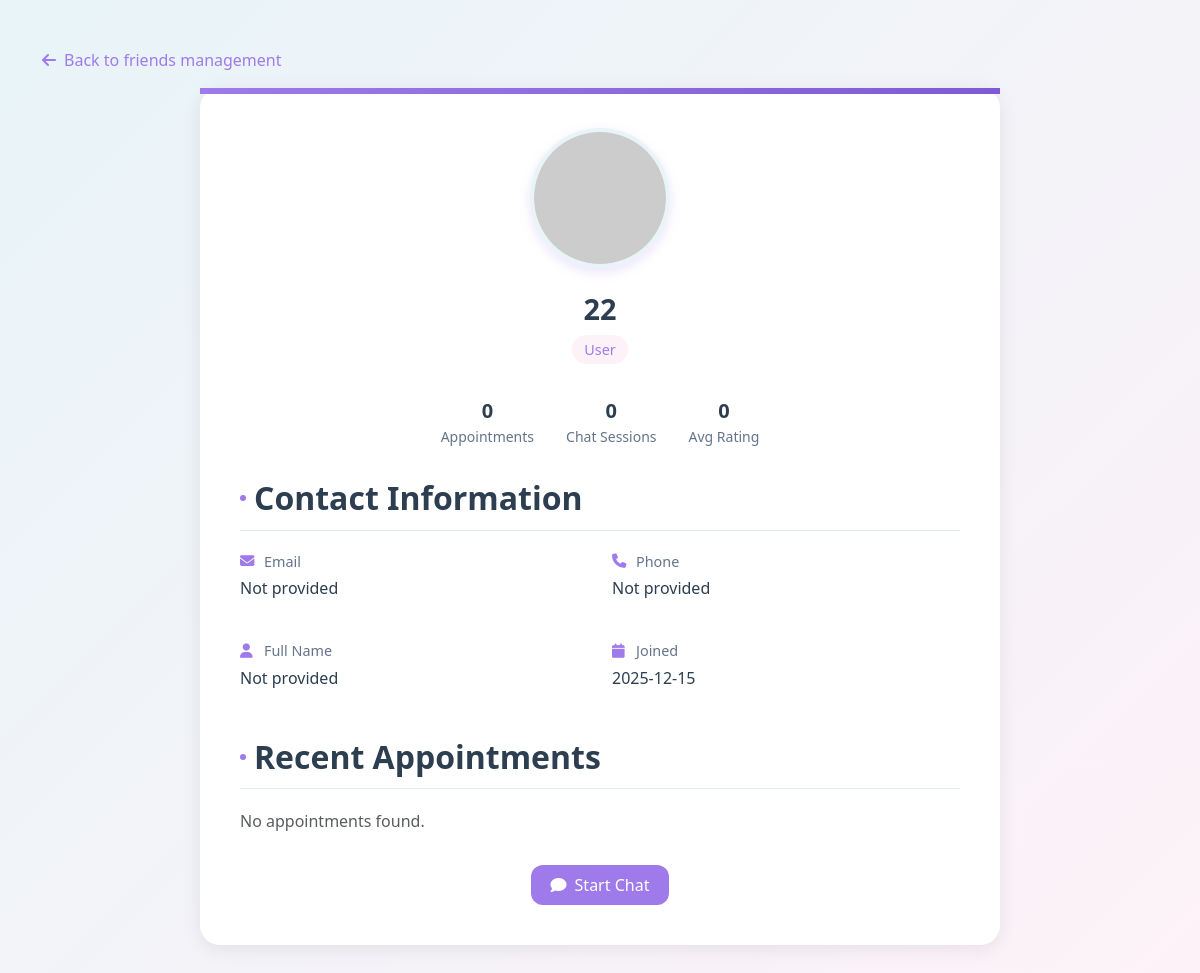
The app's page /profile?user_id=1, older data.
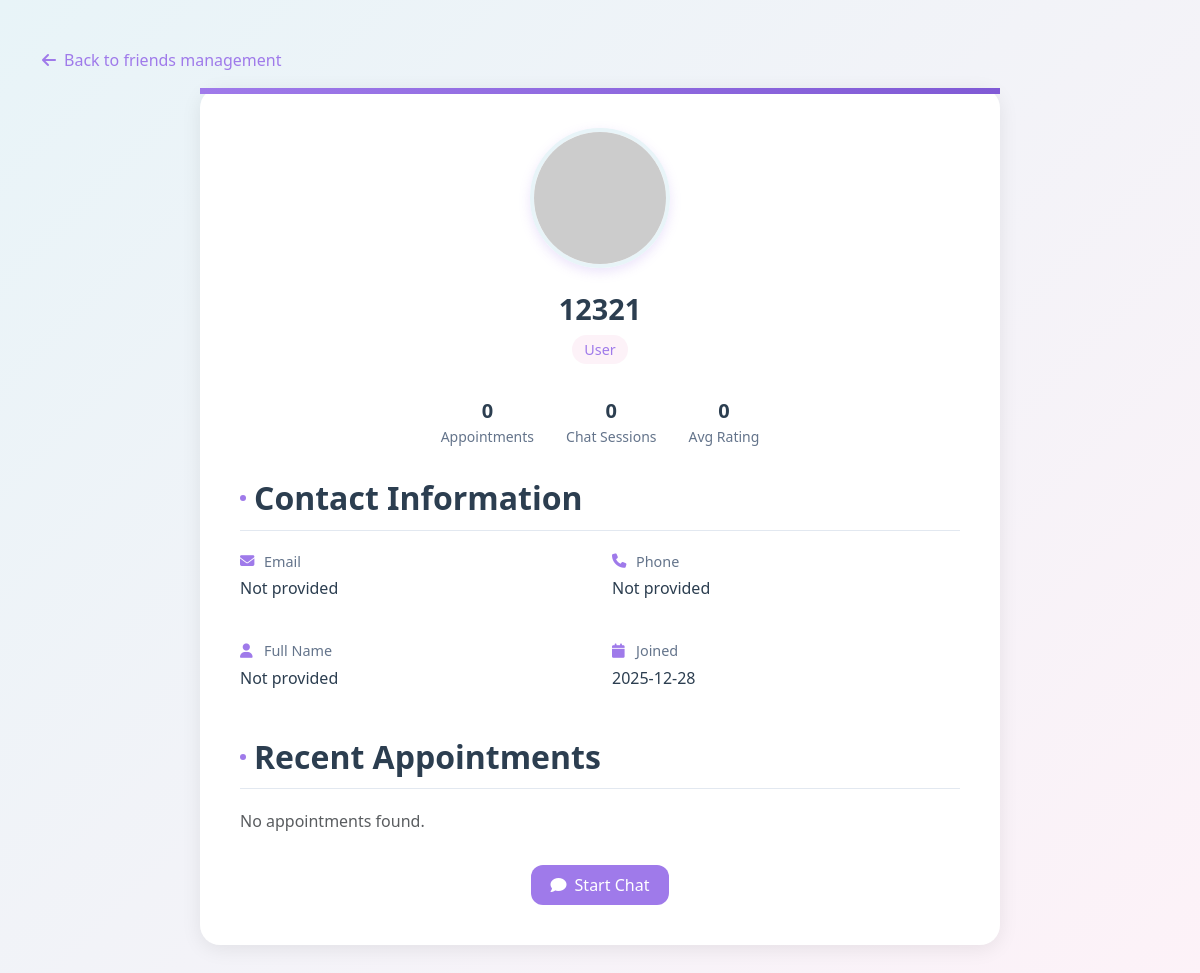
The same page, newer data.
### models.py (models this page shows, shortened)
class User(db.Model):
    __tablename__ = 'users'  # 显式指定表名（复数，避免歧义）
    id = db.Column(db.Integer, primary_key=True, autoincrement=True)
    username = db.Column(db.String(20), unique=True, nullable=False, comment='用户名（唯一）')
    password = db.Column(db.String(255), nullable=False, comment='加密后的密码')
    role = db.Column(db.String(10), nullable=False, default='user', comment='角色：admin/agent/user')
    email = db.Column(db.String(120), unique=True, nullable=True, comment='邮箱（可选，唯一）')
    phone = db.Column(db.String(11), unique=True, nullable=True, comment='手机号（可选，唯一）')
    real_name = db.Column(db.String(30), nullable=True, comment='真实姓名')
    avatar = db.Column(db.String(255), nullable=True, comment='头像URL')
    is_active = db.Column(db.Boolean, default=True, comment='是否激活（禁用/启用）')
    is_deleted = db.Column(db.Boolean, default=False, comment='软删除标记')
    created_at = db.Column(db.DateTime, default=lambda: datetime.now(UTC), comment='创建时间（UTC）')
    updated_at = db.Column(db.DateTime, default=lambda: datetime.now(UTC), onupdate=lambda: datetime.now(UTC),
                           comment='更新时间')
    last_login_at = db.Column(db.DateTime, nullable=True, comment='最后登录时间')
    initiated_chat_sessions = db.relationship(
        'ChatSession',
        foreign_keys='ChatSession.user_id',
        back_populates='initiator',
        lazy=True,
        cascade='all, delete-orphan'
    )
    handled_chat_sessions = db.relationship(
        'ChatSession',
        foreign_keys='ChatSession.agent_id',
        back_populates='handler',
        lazy=True,
        cascade='all, delete-orphan'
    )
    applied_appointments = db.relationship(
        'Appointment',
        foreign_keys='Appointment.user_id',
        back_populates='applicant',
        lazy=True
    )
    assigned_appointments = db.relationship(
        'Appointment',
        foreign_keys='Appointment.agent_id',
        back_populates='assigned_agent',
        lazy=True
    )
    friend_requests_sent = db.relationship(
        'FriendRelation',
        foreign_keys='FriendRelation.user_id',
        back_populates='user',
        lazy='dynamic',
        cascade='all, delete-orphan'
    )
    friend_requests_received = db.relationship(
        'FriendRelation',
        foreign_keys='FriendRelation.friend_id',
        back_populates='friend',
        lazy='dynamic',
        cascade='all, delete-orphan'
    )

### routes.py (the view)
    @app.route('/profile')
    def profile():
        user_id = request.args.get('user_id')
        if not user_id:
            flash('User ID is required', 'error')
            return redirect(url_for('dashboard'))
        user = User.query.get(user_id)
        if not user:
            flash('User not found', 'error')
            return redirect(url_for('dashboard'))
        return render_template('profile.html', user=user)

### templates/profile.html (shortened to what this page needs)
<!DOCTYPE html>
<html lang="en">
<head>
    <link href="https://cdn.jsdelivr.net/npm/bootstrap@5.3.0/dist/css/bootstrap.min.css" rel="stylesheet">
    <link rel="stylesheet" href="https://cdnjs.cloudflare.com/ajax/libs/font-awesome/6.4.0/css/all.min.css">
</head>
<body>
    <div class="container">
        <a href="/friends_management" class="back-link">
            <i class="fas fa-arrow-left"></i> Back to friends management
        </a>
        <div class="profile-card">
            <div class="profile-header">
                <div class="avatar-container">
                    <img src="{{ user.avatar or 'https://via.placeholder.com/140?text=No+Avatar' }}"
                         alt="{{ user.username }}'s avatar"
                         class="avatar-img">
                </div>
                <h1 class="profile-name">{{ user.username }}</h1>
                <span class="profile-role">{{ user.role | title }}</span>
                <div class="profile-stats">
                    <div class="stat-item">
                        <div class="stat-value">{{ user.appointments | length }}</div>
                        <div class="stat-label">Appointments</div>
                    </div>
                    <div class="stat-item">
                        <div class="stat-value">{{ user.chat_sessions | length }}</div>
                        <div class="stat-label">Chat Sessions</div>
                    </div>
                    <div class="stat-item">
                        <div class="stat-value">
                            {% if user.appointments | selectattr("rating") | list | length > 0 %}
                                {{ (user.appointments | selectattr("rating") | map(attribute="rating") | sum / user.appointments | selectattr("rating") | list | length) | round(1) }}
                            {% else %}
                                0
                            {% endif %}
                        </div>
                        <div class="stat-label">Avg Rating</div>
                    </div>
                </div>
            </div>
            <div class="profile-details">
                <h2 class="section-title">Contact Information</h2>
                <div class="info-grid">
                    <div class="info-item">
                        <div class="info-label"><i class="fas fa-envelope"></i> Email</div>
                        <div class="info-value">{{ user.email or 'Not provided' }}</div>
                    </div>
                    <div class="info-item">
                        <div class="info-label"><i class="fas fa-phone"></i> Phone</div>
                        <div class="info-value">{{ user.phone or 'Not provided' }}</div>
                    </div>
                    <div class="info-item">
                        <div class="info-label"><i class="fas fa-user"></i> Full Name</div>
                        <div class="info-value">{{ user.real_name or 'Not provided' }}</div>
                    </div>
                    <div class="info-item">
                        <div class="info-label"><i class="fas fa-calendar"></i> Joined</div>
                        <div class="info-value">{{ user.created_at.strftime('%Y-%m-%d') }}</div>
                    </div>
                </div>
                <h2 class="section-title">Recent Appointments</h2>
                <div class="appointments-list">
                    {% if user.appointments %}
                        {% for appt in user.appointments | sort(attribute='date', reverse=true) | slice(3) %}
                            <div class="appointment-item">
                                <div class="appointment-service">
                                    {{ appt.service.name if appt.service else 'Service deleted' }}
                                </div>
                                <div class="appointment-date">
                                    {{ appt.date.strftime('%Y-%m-%d %H:%M') }}
                                    <span class="badge bg-secondary ms-2">{{ appt.status }}</span>
                                </div>
                                {% if appt.rating %}
                                    <div class="appointment-rating">
                                        {% for i in range(5) %}
                                            <i class="fas fa-star{% if i >= appt.rating %} fa-star-o{% endif %}"></i>
                                        {% endfor %}
                                    </div>
                                {% endif %}
                            </div>
                        {% endfor %}
                    {% else %}
                        <p class="text-muted">No appointments found.</p>
                    {% endif %}
                </div>
                <div class="action-buttons">
                    <a href="/start_chat?user_id={{ user.id }}" class="btn-action">
                        <i class="fas fa-comment"></i> Start Chat
                    </a>
                </div>
            </div>
        </div>
    </div>
</body>
</html>

### templates/profile.html (style rules this page uses)
:root { --accent: #9F7AEA; --accent-light: #E8F4F8; --accent-secondary: #FDF2F8; --text-main: #4A5568; --text-dark: #2c3e50; --shadow-soft: 0 4px 20px rgba(0, 0, 0, 0.08); }
body { background: linear-gradient(135deg, var(--accent-light) 0%, var(--accent-secondary) 100%); min-height: 100vh; padding-top: 3rem; padding-bottom: 3rem; color: var(--text-main); }
.profile-card { background-color: #ffffff; border-radius: 20px; box-shadow: var(--shadow-soft); padding: 2.5rem; max-width: 800px; width: 100%; margin: 0 auto; position: relative; }
.profile-card::before { content: ""; position: absolute; top: 0; left: 0; width: 100%; height: 6px; background: linear-gradient(90deg, var(--accent), #805AD5); }
.profile-header { display: flex; flex-direction: column; align-items: center; margin-bottom: 2rem; text-align: center; }
.avatar-container { width: 140px; height: 140px; border-radius: 50%; overflow: hidden; border: 4px solid var(--accent-light); margin-bottom: 1.5rem; box-shadow: 0 4px 12px rgba(159, 122, 234, 0.2); }
.avatar-img { width: 100%; height: 100%; object-fit: cover; transition: transform 0.3s ease; }
.profile-name { font-size: 1.8rem; font-weight: 600; color: var(--text-dark); margin-bottom: 0.5rem; }
.profile-role { display: inline-block; background-color: var(--accent-secondary); color: var(--accent); padding: 0.25rem 0.75rem; border-radius: 20px; font-size: 0.9rem; font-weight: 500; margin-bottom: 1rem; }
.profile-stats { display: flex; gap: 2rem; margin-top: 1rem; }
.stat-item { text-align: center; }
.stat-value { font-weight: 600; color: var(--text-dark); font-size: 1.25rem; }
.stat-label { font-size: 0.875rem; color: #64748B; }
.section-title { font-weight: 600; color: var(--text-dark); margin-bottom: 1.25rem; padding-bottom: 0.75rem; border-bottom: 1px solid #E2E8F0; display: flex; align-items: center; gap: 0.5rem; }
.section-title::before { content: ""; width: 6px; height: 6px; border-radius: 50%; background-color: var(--accent); }
.info-grid { display: grid; grid-template-columns: 1fr 1fr; gap: 1.5rem; margin-bottom: 2rem; }
.info-item { margin-bottom: 1rem; }
.info-label { font-size: 0.9rem; color: #64748B; margin-bottom: 0.25rem; display: flex; align-items: center; gap: 0.5rem; }
.info-label i { color: var(--accent); width: 16px; }
.info-value { font-weight: 500; color: var(--text-dark); }
.appointments-list { margin-top: 1rem; }
.btn-action { display: inline-flex; align-items: center; gap: 0.5rem; background-color: var(--accent); color: white; border: none; padding: 0.5rem 1.25rem; border-radius: 12px; font-weight: 500; transition: all 0.3s ease; text-decoration: none; }
.action-buttons { display: flex; gap: 1rem; justify-content: center; margin-top: 2rem; }
.back-link { display: inline-flex; align-items: center; gap: 0.5rem; color: var(--accent); text-decoration: none; margin-bottom: 1rem; font-weight: 500; }

Row changes from the older to the newer data that the page shows:
changed User "Not provided": username "22" → "12321"; created_at "2025-12-15" → "2025-12-28"
